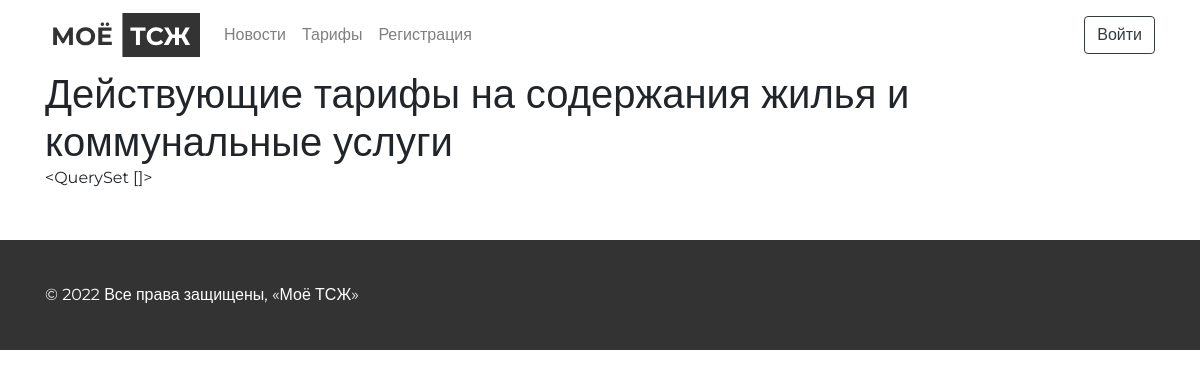
The app's page /reference/tariff/, older data.
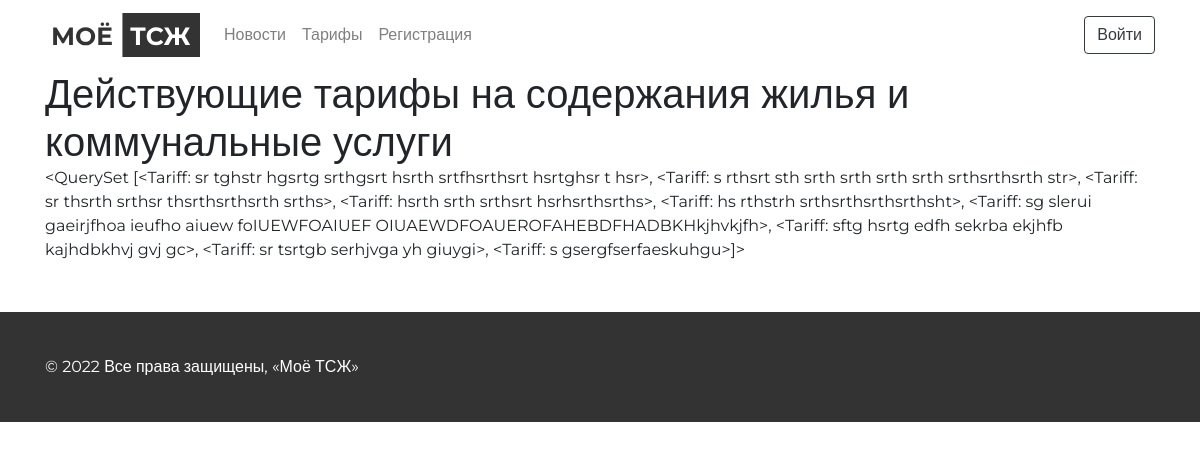
The same page, newer data.
### reference/models.py (models this page shows)
class Tariff(models.Model):
    name = models.CharField(max_length=255, verbose_name=_("Наименование услуги"))
    value = models.CharField(max_length=255, verbose_name=_("Значение"))
    class Meta:
        verbose_name = _("Тариф")
        verbose_name_plural = _("Тарифы")
    def __str__(self):
        return self.name

### reference/views.py (the view)
# urls.py: path("tariff/", TariffListView.as_view(), name="tariff"),
class TariffListView(ListView):
    model = Tariff
    template_name = "pages/tariff.html"

### templates/pages/tariff.html (shortened to what this page needs)
{% extends 'base.html' %}
{% load static %}
{% block header %}
  {% include 'include/header.html' %}
{% endblock header %}
{% block content %}
  <section class="tariff">
    <div class="container">
      <div class="row">
        <div class="col-12">
          <h1>
            Действующие тарифы на содержания жилья и коммунальные услуги
          </h1>
        </div>
        <div class="col-12">
          {{object_list}}
        </div>
      </div>
    </div>
  </section>
{% endblock content %}
{% block footer %}
  {% include 'include/footer.html' %}
{% endblock footer %}

Row changes from the older to the newer data that the page shows:
added Tariff: name.name "<QuerySet [<Tariff: sr tghstr hgsrtg srthgsrt hsrth srtfhsrthsrt hsrtghsr t hsr>, <Tariff: s rthsrt sth srth srth srth srth srthsrthsrth str>, <Tariff: sr thsrth srthsr thsrthsrthsrth srths>, <Tariff: hsrth srth srthsrt hsrhsrthsrths>, <Tariff: hs rthstrh srthsrthsrthsrthsht>, <Tariff: sg slerui gaeirjfhoa ieufho aiuew foIUEWFOAIUEF OIUAEWDFOAUEROFAHEBDFHADBKHkjhvkjfh>, <Tariff: sftg hsrtg edfh sekrba ekjhfb kajhdbkhvj gvj gc>, <Tariff: sr tsrtgb serhjvga yh giuygi>, <Tariff: s gsergfserfaeskuhgu>]>"
Text that changed along with them:
{{ object_list }}: "<QuerySet []>" → (not shown)
